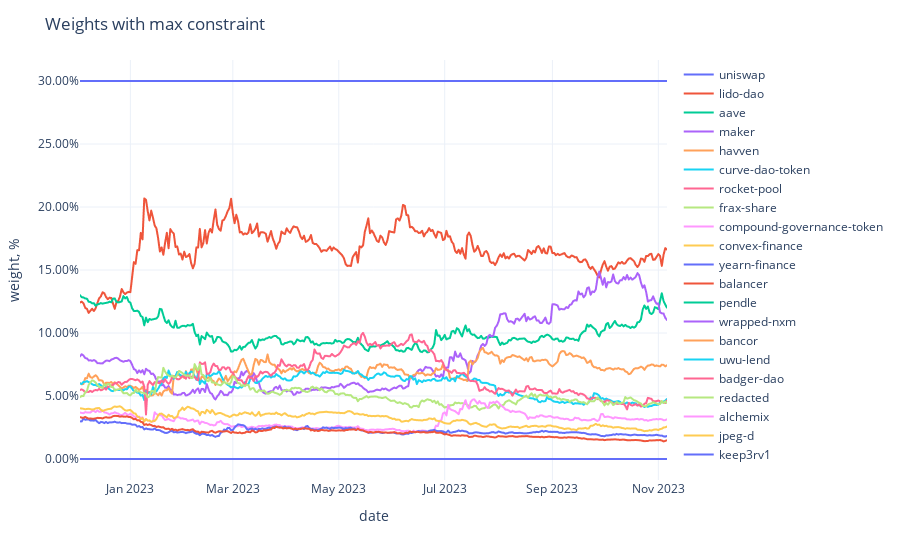

Here is the notebook cell this chart was saved with:
### Code cell
fig = px.line(adjusted_weights,
              labels={'value': 'weight, %', 'variable': ''})
fig.update_traces(
    hovertemplate="%{y}"
)
fig.update_yaxes(
    tickformat=".2%",
)
fig.update_xaxes(
    showspikes=True,
    spikethickness=2,
    spikedash="dot",
    spikecolor="#999999",
    spikemode="across",
)
fig.update_layout(
    hovermode="x",
    hoverdistance=100,  ## Distance to show hover label of data point
    spikedistance=1000,  ## Distance to show spike
    template='plotly_white',
    title='Weights with max constraint'
)

### Figure 1 — Plotly figure (JSON) as saved in the notebook; plotly's stock layout.template omitted (floating-point values rounded to 4 significant figures; data arrays with more than 128 entries replaced by an {"elided": "..."} marker saying what was removed)
{"data": [{"hovertemplate": "%{y}", "legendgroup": "uniswap", "line": {"color": "#636efa", "dash": "solid"}, "marker": {"symbol": "circle"}, "mode": "lines", "name": "uniswap", "showlegend": true, "type": "scattergl", "x": {"elided": "337 str values"}, "xaxis": "x", "y": {"elided": "337 float values"}, "yaxis": "y"}, {"hovertemplate": "%{y}", "legendgroup": "lido-dao", "line": {"color": "#EF553B", "dash": "solid"}, "marker": {"symbol": "circle"}, "mode": "lines", "name": "lido-dao", "showlegend": true, "type": "scattergl", "x": {"elided": "337 str values"}, "xaxis": "x", "y": {"elided": "337 float values"}, "yaxis": "y"}, {"hovertemplate": "%{y}", "legendgroup": "aave", "line": {"color": "#00cc96", "dash": "solid"}, "marker": {"symbol": "circle"}, "mode": "lines", "name": "aave", "showlegend": true, "type": "scattergl", "x": {"elided": "337 str values"}, "xaxis": "x", "y": {"elided": "337 float values"}, "yaxis": "y"}, {"hovertemplate": "%{y}", "legendgroup": "maker", "line": {"color": "#ab63fa", "dash": "solid"}, "marker": {"symbol": "circle"}, "mode": "lines", "name": "maker", "showlegend": true, "type": "scattergl", "x": {"elided": "337 str values"}, "xaxis": "x", "y": {"elided": "337 float values"}, "yaxis": "y"}, {"hovertemplate": "%{y}", "legendgroup": "havven", "line": {"color": "#FFA15A", "dash": "solid"}, "marker": {"symbol": "circle"}, "mode": "lines", "name": "havven", "showlegend": true, "type": "scattergl", "x": {"elided": "337 str values"}, "xaxis": "x", "y": {"elided": "337 float values"}, "yaxis": "y"}, {"hovertemplate": "%{y}", "legendgroup": "curve-dao-token", "line": {"color": "#19d3f3", "dash": "solid"}, "marker": {"symbol": "circle"}, "mode": "lines", "name": "curve-dao-token", "showlegend": true, "type": "scattergl", "x": {"elided": "337 str values"}, "xaxis": "x", "y": {"elided": "337 float values"}, "yaxis": "y"}, {"hovertemplate": "%{y}", "legendgroup": "rocket-pool", "line": {"color": "#FF6692", "dash": "solid"}, "marker": {"symbol": "circle"}, "mode": "lines", "name": "rocket-pool", "showlegend": true, "type": "scattergl", "x": {"elided": "337 str values"}, "xaxis": "x", "y": {"elided": "337 float values"}, "yaxis": "y"}, {"hovertemplate": "%{y}", "legendgroup": "frax-share", "line": {"color": "#B6E880", "dash": "solid"}, "marker": {"symbol": "circle"}, "mode": "lines", "name": "frax-share", "showlegend": true, "type": "scattergl", "x": {"elided": "337 str values"}, "xaxis": "x", "y": {"elided": "337 float values"}, "yaxis": "y"}, {"hovertemplate": "%{y}", "legendgroup": "compound-governance-token", "line": {"color": "#FF97FF", "dash": "solid"}, "marker": {"symbol": "circle"}, "mode": "lines", "name": "compound-governance-token", "showlegend": true, "type": "scattergl", "x": {"elided": "337 str values"}, "xaxis": "x", "y": {"elided": "337 float values"}, "yaxis": "y"}, {"hovertemplate": "%{y}", "legendgroup": "convex-finance", "line": {"color": "#FECB52", "dash": "solid"}, "marker": {"symbol": "circle"}, "mode": "lines", "name": "convex-finance", "showlegend": true, "type": "scattergl", "x": {"elided": "337 str values"}, "xaxis": "x", "y": {"elided": "337 float values"}, "yaxis": "y"}, {"hovertemplate": "%{y}", "legendgroup": "yearn-finance", "line": {"color": "#636efa", "dash": "solid"}, "marker": {"symbol": "circle"}, "mode": "lines", "name": "yearn-finance", "showlegend": true, "type": "scattergl", "x": {"elided": "337 str values"}, "xaxis": "x", "y": {"elided": "337 float values"}, "yaxis": "y"}, {"hovertemplate": "%{y}", "legendgroup": "balancer", "line": {"color": "#EF553B", "dash": "solid"}, "marker": {"symbol": "circle"}, "mode": "lines", "name": "balancer", "showlegend": true, "type": "scattergl", "x": {"elided": "337 str values"}, "xaxis": "x", "y": {"elided": "337 float values"}, "yaxis": "y"}, {"hovertemplate": "%{y}", "legendgroup": "pendle", "line": {"color": "#00cc96", "dash": "solid"}, "marker": {"symbol": "circle"}, "mode": "lines", "name": "pendle", "showlegend": true, "type": "scattergl", "x": {"elided": "337 str values"}, "xaxis": "x", "y": {"elided": "337 int values"}, "yaxis": "y"}, {"hovertemplate": "%{y}", "legendgroup": "wrapped-nxm", "line": {"color": "#ab63fa", "dash": "solid"}, "marker": {"symbol": "circle"}, "mode": "lines", "name": "wrapped-nxm", "showlegend": true, "type": "scattergl", "x": {"elided": "337 str values"}, "xaxis": "x", "y": {"elided": "337 int values"}, "yaxis": "y"}, {"hovertemplate": "%{y}", "legendgroup": "bancor", "line": {"color": "#FFA15A", "dash": "solid"}, "marker": {"symbol": "circle"}, "mode": "lines", "name": "bancor", "showlegend": true, "type": "scattergl", "x": {"elided": "337 str values"}, "xaxis": "x", "y": {"elided": "337 int values"}, "yaxis": "y"}, {"hovertemplate": "%{y}", "legendgroup": "uwu-lend", "line": {"color": "#19d3f3", "dash": "solid"}, "marker": {"symbol": "circle"}, "mode": "lines", "name": "uwu-lend", "showlegend": true, "type": "scattergl", "x": {"elided": "337 str values"}, "xaxis": "x", "y": {"elided": "337 int values"}, "yaxis": "y"}, {"hovertemplate": "%{y}", "legendgroup": "badger-dao", "line": {"color": "#FF6692", "dash": "solid"}, "marker": {"symbol": "circle"}, "mode": "lines", "name": "badger-dao", "showlegend": true, "type": "scattergl", "x": {"elided": "337 str values"}, "xaxis": "x", "y": {"elided": "337 int values"}, "yaxis": "y"}, {"hovertemplate": "%{y}", "legendgroup": "redacted", "line": {"color": "#B6E880", "dash": "solid"}, "marker": {"symbol": "circle"}, "mode": "lines", "name": "redacted", "showlegend": true, "type": "scattergl", "x": {"elided": "337 str values"}, "xaxis": "x", "y": {"elided": "337 int values"}, "yaxis": "y"}, {"hovertemplate": "%{y}", "legendgroup": "alchemix", "line": {"color": "#FF97FF", "dash": "solid"}, "marker": {"symbol": "circle"}, "mode": "lines", "name": "alchemix", "showlegend": true, "type": "scattergl", "x": {"elided": "337 str values"}, "xaxis": "x", "y": {"elided": "337 int values"}, "yaxis": "y"}, {"hovertemplate": "%{y}", "legendgroup": "jpeg-d", "line": {"color": "#FECB52", "dash": "solid"}, "marker": {"symbol": "circle"}, "mode": "lines", "name": "jpeg-d", "showlegend": true, "type": "scattergl", "x": {"elided": "337 str values"}, "xaxis": "x", "y": {"elided": "337 int values"}, "yaxis": "y"}, {"hovertemplate": "%{y}", "legendgroup": "keep3rv1", "line": {"color": "#636efa", "dash": "solid"}, "marker": {"symbol": "circle"}, "mode": "lines", "name": "keep3rv1", "showlegend": true, "type": "scattergl", "x": {"elided": "337 str values"}, "xaxis": "x", "y": {"elided": "337 int values"}, "yaxis": "y"}], "layout": {"hoverdistance": 100, "hovermode": "x", "legend": {"title": {"text": ""}, "tracegroupgap": 0}, "margin": {"t": 60}, "spikedistance": 1000, "title": {"text": "Weights with max constraint"}, "xaxis": {"anchor": "y", "domain": [0, 1], "showspikes": true, "spikecolor": "#999999", "spikedash": "dot", "spikemode": "across", "spikethickness": 2, "title": {"text": "date"}}, "yaxis": {"anchor": "x", "domain": [0, 1], "tickformat": ".2%", "title": {"text": "weight, %"}}}}
